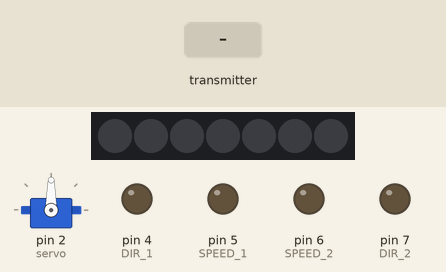
This sketch was run on a simulated Arduino Uno, built with avr-gcc and run on an emulated ATmega328P. Parts: servo, 7 RGB LEDs in strip order, left to right, output pins drawn as LEDs (lit = HIGH). Inputs (shaded band) come from the test bench. No radio packets arrive unless stated.

Above: at 1.2 s.
1.3 s: the transmitter starts sending data.0 = 0
At 2.5 s:
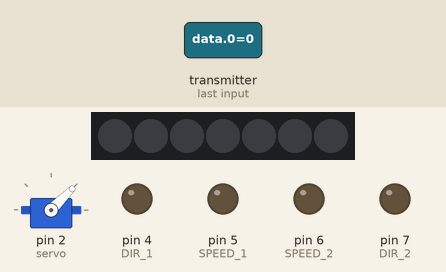
2.8 s: the transmitter starts sending data.1 = 256
At 3.7 s:
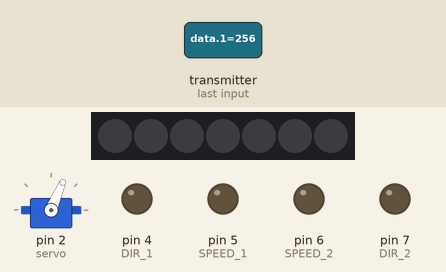
4.3 s: the transmitter starts sending data.1 = 1023
At 4.9 s:
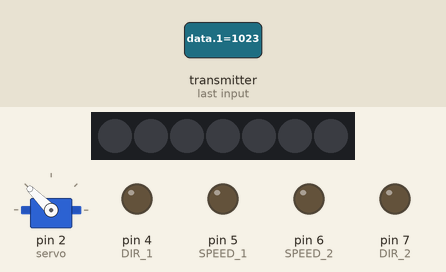
5.8 s: the transmitter starts sending data.1 = 0
At 6.1 s:
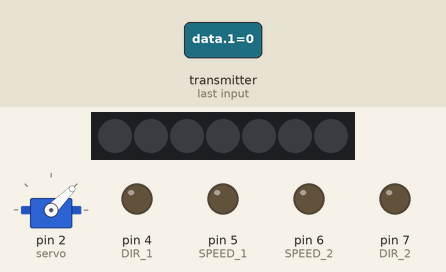
7.3 s: the transmitter starts sending data.1 = 512
At 8.4 s:
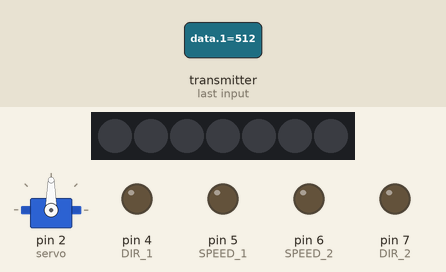
Timing chart, 0 to 9.8 s (numbered marks = the images above; inputs shaded):
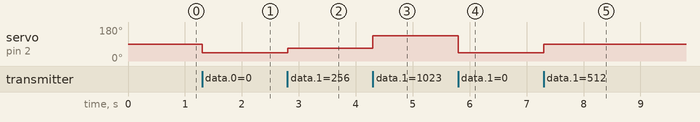

Measured:
- after the input at 1.3 s, servo on pin 2 (servo): 90° → 45° at once
- after the input at 2.8 s, servo on pin 2 (servo): 45° → 67° at once
- after the input at 4.3 s, servo on pin 2 (servo): 67° → 135° at once
- after the input at 5.8 s, servo on pin 2 (servo): 135° → 45° at once
- after the input at 7.3 s, servo on pin 2 (servo): 45° → 90° at once

The sketch:

bot.ino
```cpp
//#include <SPI.h>
#include <nRF24L01.h>
#include <RF24.h>
#include <Servo.h>
#include <Adafruit_NeoPixel.h>
//Приемник (робот)

#define SPEED_1      5
#define DIR_1        4

#define SPEED_2      6
#define DIR_2        7

#define MATRIX_PIN   0
#define NUMPIXELS 7

RF24 radio(8, 9); // CE, CSN
Servo servo;
Adafruit_NeoPixel pixels = Adafruit_NeoPixel(NUMPIXELS, MATRIX_PIN, NEO_GRB + NEO_KHZ800);
int data[4];
int angle;
// for_back_dir, x_pos, ptmr, tumblrState

void setup() {
  Serial.begin(9600);
  servo.attach(2);
  pixels.begin();

  for (int i = 4; i < 8; i++) {
    pinMode(i, OUTPUT);
  }

  radio.begin();
  radio.setChannel(16);
  radio.setDataRate(RF24_1MBPS);
  radio.setPALevel(RF24_PA_HIGH);
  radio.openReadingPipe(0, 0xABABCC1766LL);
  radio.startListening();
}
void loop() {
  if (radio.available()) {
    radio.read(&data, sizeof(data));
    angle = map(data[1], 0, 1023, 45, 135);
    servo.write(angle);
    //Serial.println(servo.read());

    if (data[0] == 1){
      digitalWrite(DIR_1, HIGH);
      digitalWrite(DIR_2, HIGH);
      if (angle < 60){
        analogWrite(SPEED_2, data[2] - (data[2] / 3));
        analogWrite(SPEED_1, data[2]);
      }
      else if (angle > 120){
        analogWrite(SPEED_2, data[2]);
        analogWrite(SPEED_1, data[2] - (data[2] / 3));
      }
      else{
        analogWrite(SPEED_1, data[2]);
        analogWrite(SPEED_2, data[2]);
      }
    }
    else if (data[0] == -1){
      digitalWrite(DIR_1, LOW);
      digitalWrite(DIR_2, LOW);
      if (angle < 60){
        analogWrite(SPEED_2, data[2] - (data[2] / 3));
        analogWrite(SPEED_1, data[2]);
      }
      else if (angle > 120) {
        analogWrite(SPEED_2, data[2]);
        analogWrite(SPEED_1, data[2] - (data[2] / 3));
      }
      else{
        analogWrite(SPEED_1, data[2]);
        analogWrite(SPEED_2, data[2]);
      }
    }
    else {
      analogWrite(SPEED_1, 0);
      analogWrite(SPEED_2, 0);
    }
    //print_info(data[0], angle, data[2], data[3]);

    if (data[3] == 1){
        for(int i=0; i<NUMPIXELS; i++) {
          pixels.setPixelColor(i, pixels.Color(0, 150, 0));
        }
        pixels.show();
    }
    else{
        for(int i=0; i<NUMPIXELS; i++) {
          pixels.setPixelColor(i, pixels.Color(0, 0, 0));
        }
        pixels.show();
    }
    delay(2);
  }
}
/*
void print_info(int y, int angle, int ptmr, int tmbl) {
    Serial.print("y = ");
    Serial.print(y);
    Serial.print(", angle = ");
    Serial.print(angle);
    Serial.print(", ptmr = ");
    Serial.print(ptmr);
    Serial.print(", tmbl = ");
    Serial.println(tmbl);
}*/
```
